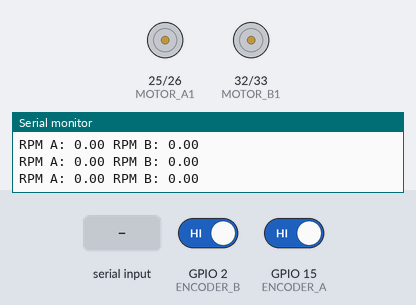
This sketch was run on a simulated ESP32. On the bench: motor-driver pin pairs drawn as motors (green arrow = first pin HIGH = forward, orange = second pin HIGH = backward, longer = more drive), the last lines printed to the serial monitor. The inputs (shaded band) are chosen by the test bench; at power-on: GPIO 2 (ENCODER_B) HIGH, GPIO 15 (ENCODER_A) HIGH.

Above: at 1.2 s.
1.3 s: "W" received over Serial
At 2.0 s:
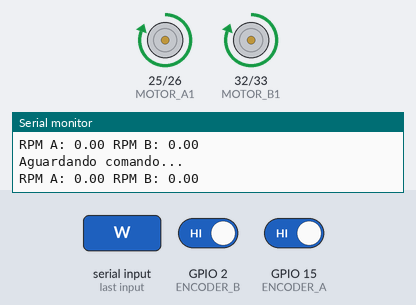
2.8 s: "S" received over Serial
At 3.2 s:
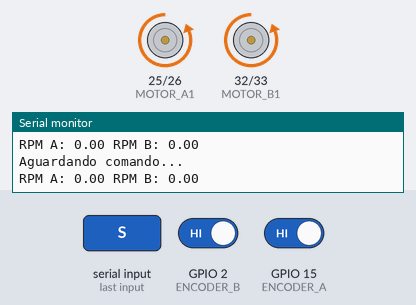
4.3 s: "A" received over Serial
At 5.5 s:
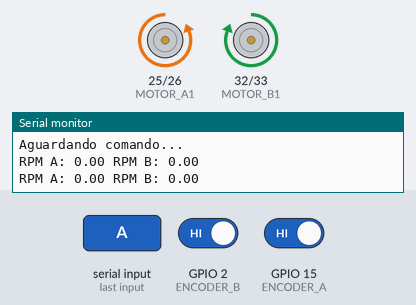
5.8 s: "D" received over Serial
At 6.7 s:
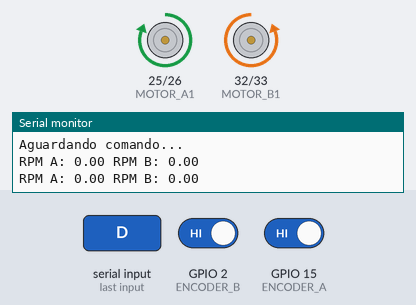
7.3 s: "M" received over Serial
At 7.8 s:
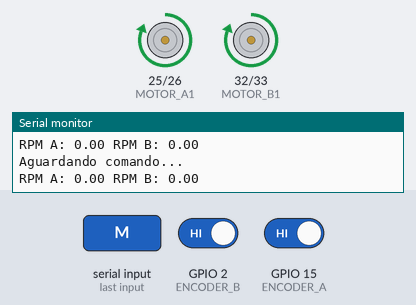
Timing chart, 0 to 9.8 s (numbered marks = the images above; inputs shaded):
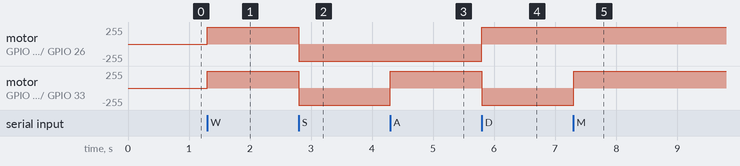

Measured:
- after the input at 1.3 s, motor on GPIO 25 (MOTOR_A1) / GPIO 26 (MOTOR_A2), motor on GPIO 32 (MOTOR_B1) / GPIO 33 (MOTOR_B2): stopped → forward 255/255 at once
- after the input at 2.8 s, motor on GPIO 25 (MOTOR_A1) / GPIO 26 (MOTOR_A2), motor on GPIO 32 (MOTOR_B1) / GPIO 33 (MOTOR_B2): forward 255/255 → backward 255/255 at once
- after the input at 4.3 s, motor on GPIO 32 (MOTOR_B1) / GPIO 33 (MOTOR_B2): backward 255/255 → forward 255/255 at once
- after the input at 5.8 s, motor on GPIO 25 (MOTOR_A1) / GPIO 26 (MOTOR_A2): backward 255/255 → forward 255/255 at once; motor on GPIO 32 (MOTOR_B1) / GPIO 33 (MOTOR_B2): forward 255/255 → backward 255/255 at once
- after the input at 7.3 s, motor on GPIO 32 (MOTOR_B1) / GPIO 33 (MOTOR_B2): backward 255/255 → forward 255/255 at once

The sketch:

esp.ino
```cpp
#include "freertos/FreeRTOS.h"
#include "freertos/task.h"

#define MOTOR_A1 25
#define MOTOR_A2 26
#define MOTOR_B1 32
#define MOTOR_B2 33
#define ENCODER_A 15
#define ENCODER_B 2

const int frequencia = 5000;
const int canalMotorA1 = 0;
const int canalMotorA2 = 1;
const int canalMotorB1 = 2;
const int canalMotorB2 = 3;
const int resolucao = 8;

volatile long contadorEncoderA = 0;
volatile long contadorEncoderB = 0;

const long tempoDebounce = 5; // tempo de debounce em ms
volatile long ultimoTempoInterrupcaoA = 0;
volatile long ultimoTempoInterrupcaoB = 0;

const int pulsosPorRevolucao = 20;

float Kp = 12;
float Ki = 1.5;
float Kd = 0.16;
float ultimoErroA = 0;
float ultimoErroB = 0;
float integralA = 0;
float integralB = 0;

float IRAM_ATTR computePID(float setpoint, float valorMedido, float &ultimoErro, float &integral) {
    float erro = setpoint - valorMedido;
    integral += erro;
    float derivativo = erro - ultimoErro;

    float saida = Kp * erro + Ki * integral + Kd * derivativo;
    ultimoErro = erro;

    return saida;
}

void IRAM_ATTR interrupcaoEncoderA() {
  long tempoInterrupcao = millis();
  if (tempoInterrupcao - ultimoTempoInterrupcaoA > tempoDebounce) {
    contadorEncoderA++;
    ultimoTempoInterrupcaoA = tempoInterrupcao;
  }
}

void IRAM_ATTR interrupcaoEncoderB() {
  long tempoInterrupcao = millis();
  if (tempoInterrupcao - ultimoTempoInterrupcaoB > tempoDebounce) {
    contadorEncoderB++;
    ultimoTempoInterrupcaoB = tempoInterrupcao;
  }
}

void tarefaEncoder(void * parameter) {
  long ultimoContadorEncoderA = 0;
  long ultimoContadorEncoderB = 0;

  while (1) {
    long contadorAtualEncoderA = lerEncoderA();
    long contadorAtualEncoderB = lerEncoderB();

    float rpmA = ((contadorAtualEncoderA - ultimoContadorEncoderA) / float(pulsosPorRevolucao)) * 60;
    float rpmB = ((contadorAtualEncoderB - ultimoContadorEncoderB) / float(pulsosPorRevolucao)) * 60;


    Serial.print("RPM A: "); Serial.print(rpmA); Serial.print(" ");
    Serial.print("RPM B: "); Serial.println(rpmB);

    ultimoContadorEncoderA = contadorAtualEncoderA;
    ultimoContadorEncoderB = contadorAtualEncoderB;

    delay(500);
  }
}

void setup() {
  // Configura os pinos como saída PWM
  ledcSetup(canalMotorA1, frequencia, resolucao);
  ledcSetup(canalMotorA2, frequencia, resolucao);
  ledcSetup(canalMotorB1, frequencia, resolucao);
  ledcSetup(canalMotorB2, frequencia, resolucao);

  ledcAttachPin(MOTOR_A1, canalMotorA1);
  ledcAttachPin(MOTOR_A2, canalMotorA2);
  ledcAttachPin(MOTOR_B1, canalMotorB1);
  ledcAttachPin(MOTOR_B2, canalMotorB2);

  // Configuração dos encoders
  pinMode(ENCODER_A, INPUT_PULLUP);
  pinMode(ENCODER_B, INPUT_PULLUP);
  attachInterrupt(digitalPinToInterrupt(ENCODER_A), interrupcaoEncoderA, CHANGE);
  attachInterrupt(digitalPinToInterrupt(ENCODER_B), interrupcaoEncoderB, CHANGE);

  // Inicia a comunicação Serial
  Serial.begin(115200);
  Serial.println("Aguardando comando...");

  xTaskCreatePinnedToCore(tarefaEncoder, "tarefaEncoder", 10000, NULL, 1, NULL, 1);
}

void loop() {
  float RPM = 110.00;
  if (Serial.available()) {
    char comando = Serial.read();
    switch (comando) {
      case 'W':
        pararMotores();
        andarParaFrente(RPM, RPM);
        break;
      case 'S':
        pararMotores();
        andarParaTras(RPM, RPM);
        break;
      case 'A':
        pararMotores();
        virarEsquerda(RPM);
        break;
      case 'D':
        pararMotores();
        virarDireita(RPM);
        break;
      case 'M':
        RPM = RPM + 100.00;
        andarParaFrente(RPM, RPM);
        break;
      case 'N':
        RPM = RPM - 100.00;
        andarParaFrente(RPM, RPM);
        break;
      default:
        pararMotores();
        break;
    }
    Serial.println("Aguardando comando...");
  }
}

void andarParaFrente(float targetRpmA, float targetRpmB) {
    float rpmA = ((lerEncoderA() - contadorEncoderA) / float(pulsosPorRevolucao)) * 60;
    float rpmB = ((lerEncoderB() - contadorEncoderB) / float(pulsosPorRevolucao)) * 60;

    float PID_A = computePID(targetRpmA, rpmA, ultimoErroA, integralA);
    float PID_B = computePID(targetRpmB, rpmB, ultimoErroB, integralB);

    float potenciaMotorA = constrain(PID_A, 0, 255);
    float potenciaMotorB = constrain(PID_B, 0, 255);

    ledcWrite(canalMotorA1, potenciaMotorA);
    ledcWrite(canalMotorA2, 0);
    ledcWrite(canalMotorB1, potenciaMotorB);
    ledcWrite(canalMotorB2, 0);
}

void andarParaTras(float targetRpmA, float targetRpmB) {
    float RpmA = ((lerEncoderA() - contadorEncoderA) / float(pulsosPorRevolucao)) * 60;
    float RpmB = ((lerEncoderB() - contadorEncoderB) / float(pulsosPorRevolucao)) * 60;

    float PID_A = computePID(targetRpmA, RpmA, ultimoErroA, integralA);
    float PID_B = computePID(targetRpmB, RpmB, ultimoErroB, integralB);

    // Certifique-se de que a potência esteja no intervalo permitido, por exemplo, 0-255
    float potenciaMotorA = constrain(PID_A, 0, 255);
    float potenciaMotorB = constrain(PID_B, 0, 255);

    ledcWrite(canalMotorA1, 0);
    ledcWrite(canalMotorA2, potenciaMotorA);
    ledcWrite(canalMotorB1, 0);
    ledcWrite(canalMotorB2, potenciaMotorB);
}

void virarEsquerda(float targetRpm) {
    float currentRpmA = ((lerEncoderA() - contadorEncoderA) / float(pulsosPorRevolucao)) * 60;
    float currentRpmB = ((lerEncoderB() - contadorEncoderB) / float(pulsosPorRevolucao)) * 60;

    float potenciaMotorA = computePID(targetRpm, currentRpmA, ultimoErroA, integralA);
    float potenciaMotorB = computePID(targetRpm, currentRpmB, ultimoErroB, integralB);  // Invertemos a direção do motor B

    potenciaMotorA = constrain(potenciaMotorA, 0, 255);
    potenciaMotorB = constrain(potenciaMotorB, 0, 255);

    ledcWrite(canalMotorA1, 0);
    ledcWrite(canalMotorA2, potenciaMotorA);
    ledcWrite(canalMotorB1, potenciaMotorB);
    ledcWrite(canalMotorB2, 0);
}

void virarDireita(float targetRpm) {
    float currentRpmA = ((lerEncoderA() - contadorEncoderA) / float(pulsosPorRevolucao)) * 60;
    float currentRpmB = ((lerEncoderB() - contadorEncoderB) / float(pulsosPorRevolucao)) * 60;

    float potenciaMotorA = computePID(targetRpm, currentRpmA, ultimoErroA, integralA);
    float potenciaMotorB = computePID(targetRpm, currentRpmB, ultimoErroB, integralB);

    potenciaMotorA = constrain(potenciaMotorA, 0, 255);
    potenciaMotorB = constrain(potenciaMotorB, 0, 255);

    ledcWrite(canalMotorA1, potenciaMotorA);
    ledcWrite(canalMotorA2, 0);
    ledcWrite(canalMotorB1, 0);
    ledcWrite(canalMotorB2, potenciaMotorB);
}

void pararMotores() {
  ledcWrite(canalMotorA1, 0);
  ledcWrite(canalMotorA2, 0);
  ledcWrite(canalMotorB1, 0);
  ledcWrite(canalMotorB2, 0);
}

long lerEncoderA() {
  noInterrupts();
  long contagem = contadorEncoderA;
  interrupts();
  return contagem;
}

long lerEncoderB() {
  noInterrupts();
  long contagem = contadorEncoderB;
  interrupts();
  return contagem;
}

void zerarEncoderA() {
  noInterrupts();
  contadorEncoderA = 0;
  interrupts();
}

void zerarEncoderB() {
  noInterrupts();
  contadorEncoderB = 0;
  interrupts();
}
```
